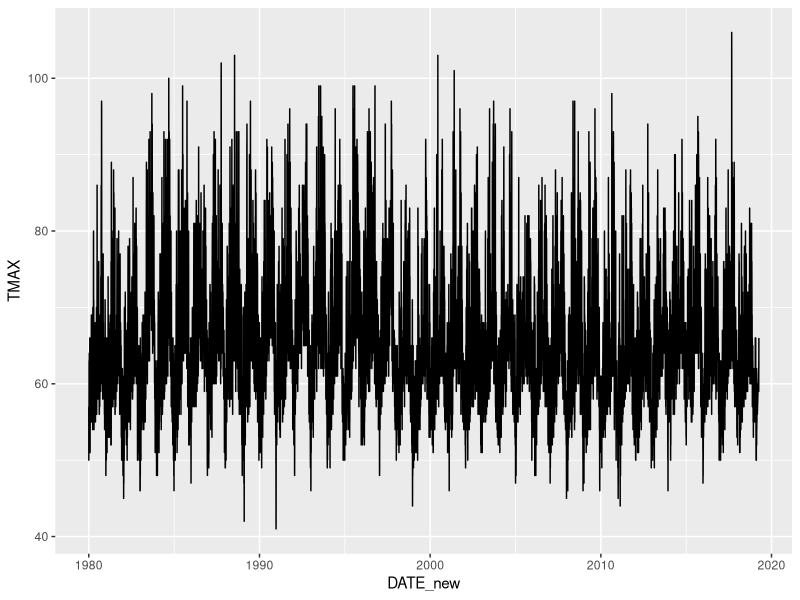
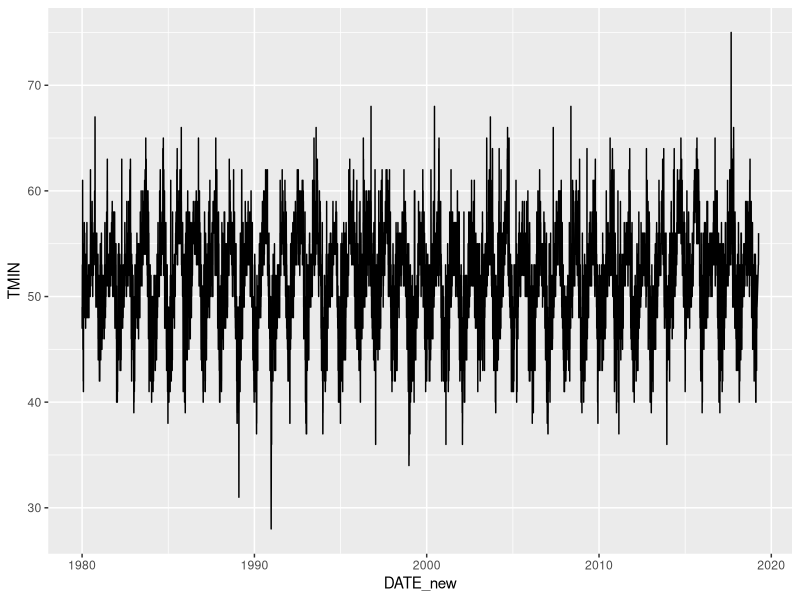
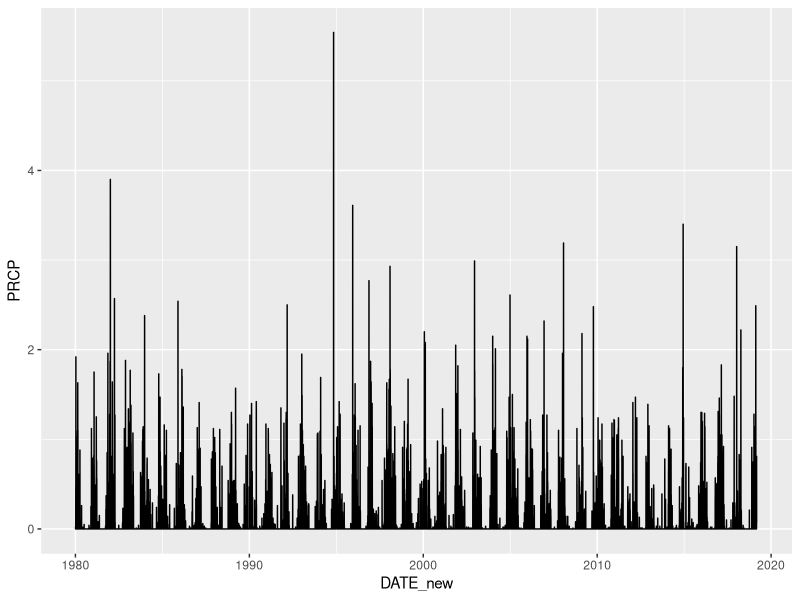
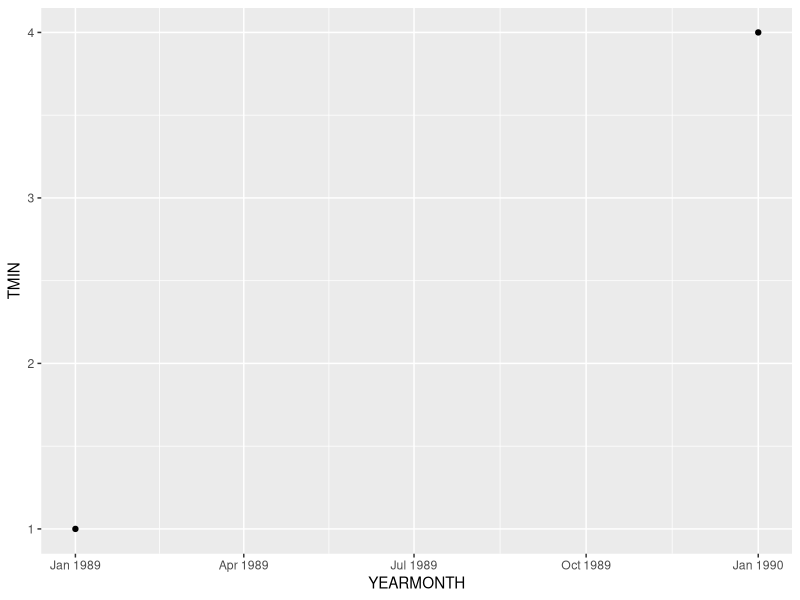
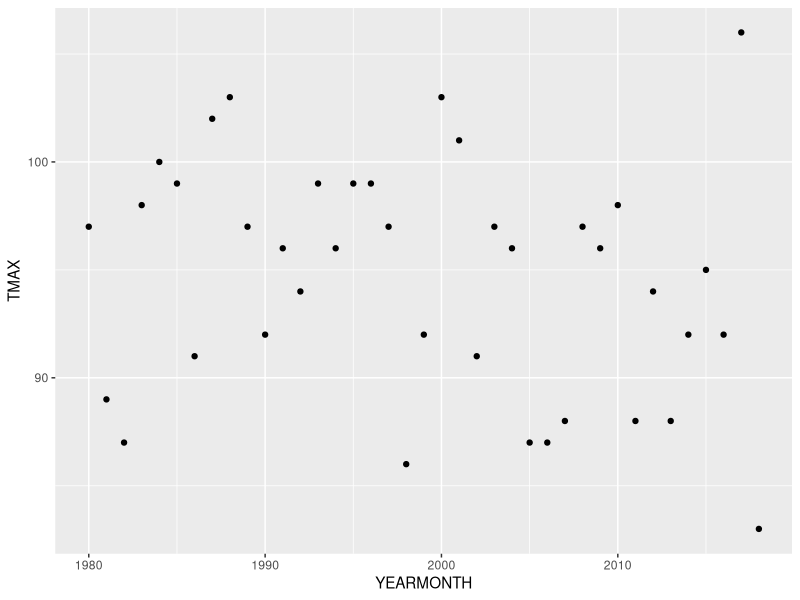
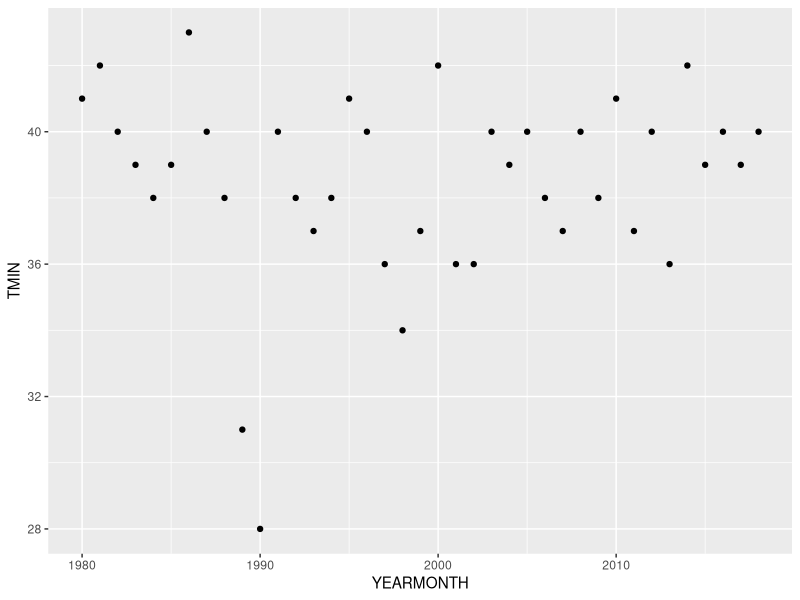
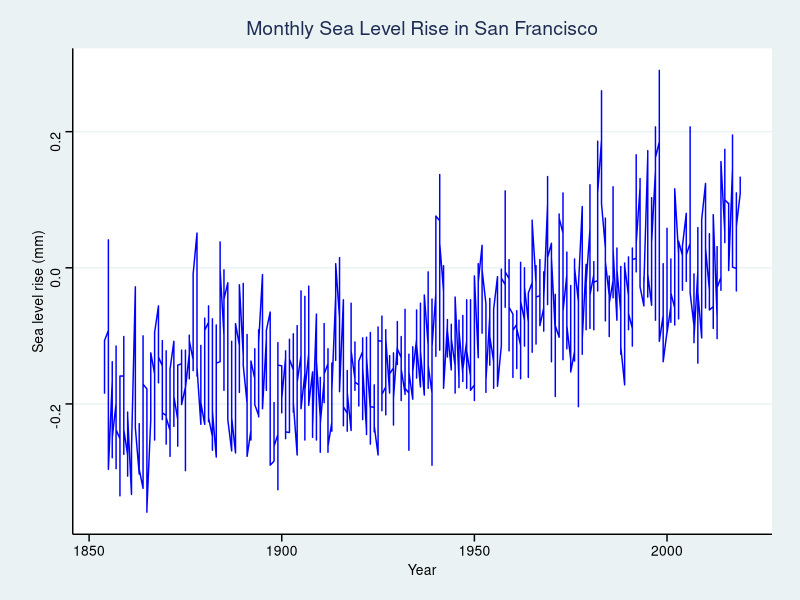

Write R code to recreate these figures, in order.
## ---- chunk 1
knitr::opts_chunk$set(echo = TRUE)
## ---- chunk 2

library(tidyverse)
library(lubridate)
library(ggthemes)

## ---- chunk 3

SF_Climate_raw <- read_csv("SF Climate.csv")

SF_Climate <- SF_Climate_raw %>% 
  mutate(DATE_new = ymd(DATE)) %>% 
  mutate(YEAR = year(DATE_new)) %>% 
  mutate(MONTH = month(DATE_new)) %>% 
  mutate(YEARMONTH = floor_date(DATE_new, "year"))

## ---- chunk 4

Tmax_plot <- ggplot(SF_Climate, aes(x = DATE_new, y = TMAX))+
  geom_line()

Tmax_plot

## ---- chunk 5

Tmin_plot <- ggplot(SF_Climate, aes(x = DATE_new, y = TMIN))+
  geom_line()

Tmin_plot

## ---- chunk 6

prcp_plot <- ggplot(SF_Climate, aes(x = DATE_new, y = PRCP))+
  geom_line()

prcp_plot

## ---- chunk 7

SF_under32_raw <- SF_Climate %>% 
  select(YEARMONTH, TMIN) %>%
  filter(TMIN <= 32)

SF_under32 <- aggregate(TMIN ~ YEARMONTH, data = SF_under32_raw, length)

under32_plot <- ggplot(SF_under32, aes(x = YEARMONTH, y = TMIN))+
  geom_point()

under32_plot

## ---- chunk 8

SF_hottest_raw <- SF_Climate %>% 
  filter(YEAR <= 2018) %>% 
  select(YEARMONTH, TMAX)

SF_hottest <- aggregate(TMAX ~ YEARMONTH, data = SF_hottest_raw, max)

hottest_plot <- ggplot(SF_hottest, aes(x = YEARMONTH, y = TMAX))+
  geom_point()

hottest_plot

## ---- chunk 9

SF_coldest_raw <- SF_Climate %>% 
  filter(YEAR <= 2018) %>% 
  select(YEARMONTH, TMIN)

SF_coldest <- aggregate(TMIN ~ YEARMONTH, data = SF_coldest_raw, min)

coldest_plot <- ggplot(SF_coldest, aes(x = YEARMONTH, y = TMIN))+
  geom_point()

coldest_plot

## ---- chunk 10
# sea level rise trends

searise = read_csv("sf_searise.csv")

searise_msl = searise %>% 
  select(Year, Month, Monthly_MSL) %>% 
  filter(Monthly_MSL != "NA")

searise_plot = ggplot(searise_msl, aes(x = Year, y = Monthly_MSL)) +
  geom_line(color = "blue") +
  xlab("Year") +
  ylab("Sea level rise (mm)") +
  ggtitle("Monthly Sea Level Rise in San Francisco") + 
  theme_stata()

searise_plot


## ---- chunk 11

# t-test for sea level rise

searise_1855 = searise_msl %>% 
  filter(Year == "1855")

searise_2018 = searise_msl %>% 
  filter(Year == "2018")

searise_ttest = t.test(searise_1855$Monthly_MSL, searise_2018$Monthly_MSL)
searise_ttest
